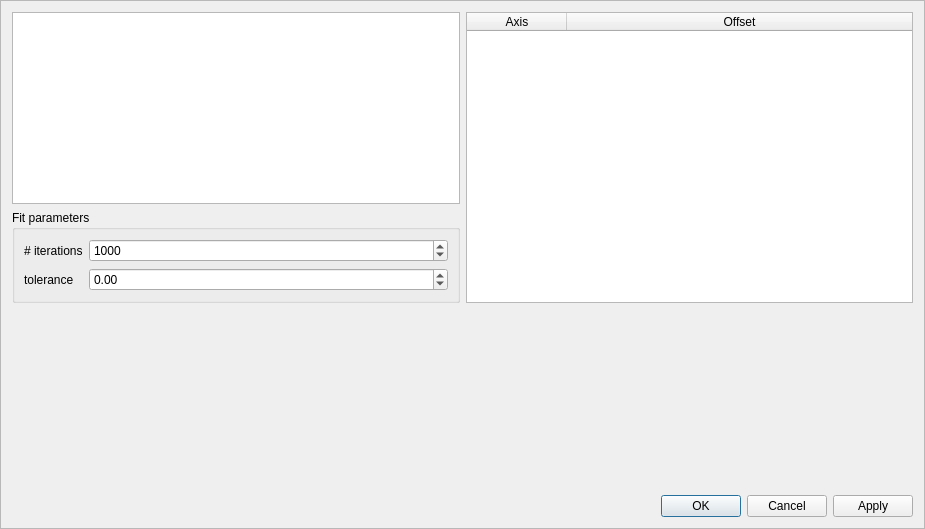
<?xml version="1.0" encoding="UTF-8"?>
<ui version="4.0">
 <class>FrameDetectorGlobalOffsets</class>
 <widget class="NSXQFrame" name="FrameDetectorGlobalOffsets">
  <property name="geometry">
   <rect>
    <x>0</x>
    <y>0</y>
    <width>925</width>
    <height>529</height>
   </rect>
  </property>
  <property name="minimumSize">
   <size>
    <width>600</width>
    <height>300</height>
   </size>
  </property>
  <property name="windowTitle">
   <string>Frame</string>
  </property>
  <property name="frameShape">
   <enum>QFrame::StyledPanel</enum>
  </property>
  <property name="frameShadow">
   <enum>QFrame::Raised</enum>
  </property>
  <layout class="QVBoxLayout" name="verticalLayout_2" stretch="0,1,0">
   <item>
    <layout class="QHBoxLayout" name="horizontalLayout" stretch="0,0">
     <item>
      <layout class="QVBoxLayout" name="verticalLayout">
       <item>
        <widget class="QListWidget" name="selected_data"/>
       </item>
       <item>
        <widget class="QGroupBox" name="groupBox">
         <property name="title">
          <string>Fit parameters</string>
         </property>
         <layout class="QFormLayout" name="formLayout">
          <item row="1" column="0">
           <widget class="QLabel" name="label">
            <property name="text">
             <string># iterations</string>
            </property>
           </widget>
          </item>
          <item row="1" column="1">
           <widget class="QSpinBox" name="n_iterations">
            <property name="sizePolicy">
             <sizepolicy hsizetype="Minimum" vsizetype="Fixed">
              <horstretch>0</horstretch>
              <verstretch>0</verstretch>
             </sizepolicy>
            </property>
            <property name="wrapping">
             <bool>true</bool>
            </property>
            <property name="minimum">
             <number>1</number>
            </property>
            <property name="maximum">
             <number>1000000</number>
            </property>
            <property name="value">
             <number>1000</number>
            </property>
           </widget>
          </item>
          <item row="2" column="0">
           <widget class="QLabel" name="label_2">
            <property name="text">
             <string>tolerance</string>
            </property>
           </widget>
          </item>
          <item row="2" column="1">
           <widget class="ScientificNotationSpinBox" name="tolerance">
            <property name="wrapping">
             <bool>true</bool>
            </property>
           </widget>
          </item>
         </layout>
        </widget>
       </item>
      </layout>
     </item>
     <item>
      <widget class="QTableWidget" name="offsets">
       <attribute name="horizontalHeaderStretchLastSection">
        <bool>true</bool>
       </attribute>
       <column>
        <property name="text">
         <string>Axis</string>
        </property>
       </column>
       <column>
        <property name="text">
         <string>Offset</string>
        </property>
       </column>
      </widget>
     </item>
    </layout>
   </item>
   <item>
    <widget class="SXPlot" name="plot" native="true"/>
   </item>
   <item>
    <widget class="QDialogButtonBox" name="actions">
     <property name="standardButtons">
      <set>QDialogButtonBox::Apply|QDialogButtonBox::Cancel|QDialogButtonBox::Ok</set>
     </property>
    </widget>
   </item>
  </layout>
 </widget>
 <customwidgets>
  <customwidget>
   <class>SXPlot</class>
   <extends>QWidget</extends>
   <header>plot/SXPlot.h</header>
   <container>1</container>
  </customwidget>
  <customwidget>
   <class>ScientificNotationSpinBox</class>
   <extends>QDoubleSpinBox</extends>
   <header>apps/widgets/ScientificNotationSpinBox.h</header>
  </customwidget>
  <customwidget>
   <class>NSXQFrame</class>
   <extends>QFrame</extends>
   <header>apps/frames/NSXQFrame.h</header>
   <container>1</container>
  </customwidget>
 </customwidgets>
 <resources/>
 <connections/>
</ui>
